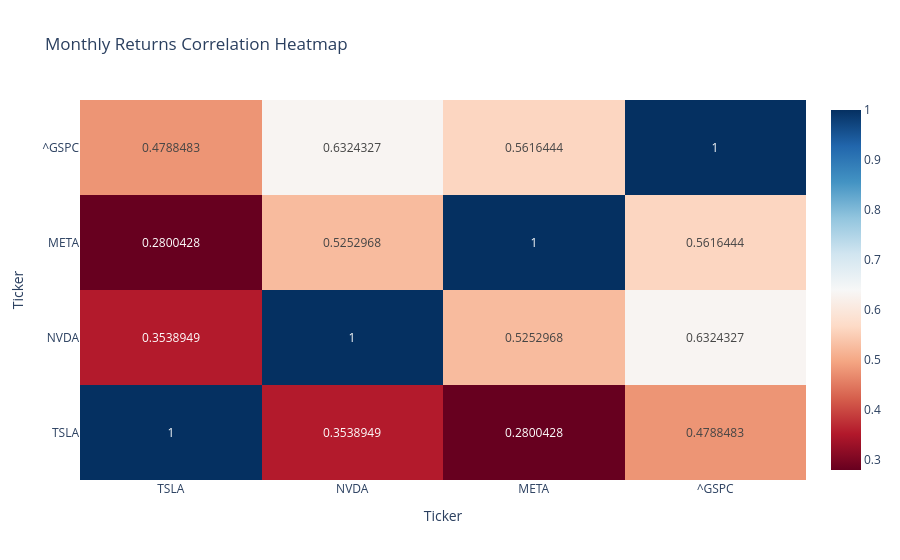

Here is the notebook cell this chart was saved with:
### Code cell
plot_corr_heatmap(corr_monthly, title="Monthly Returns Correlation Heatmap")

### Figure 1 — Plotly figure (JSON) as saved in the notebook; plotly's stock layout.template omitted (floating-point values rounded to 4 significant figures)
{"data": [{"coloraxis": "coloraxis", "hovertemplate": "Ticker: %{x}<br>Ticker: %{y}<br>color: %{z}<extra></extra>", "name": "0", "texttemplate": "%{z}", "type": "heatmap", "x": ["TSLA", "NVDA", "META", "^GSPC"], "xaxis": "x", "y": ["TSLA", "NVDA", "META", "^GSPC"], "yaxis": "y", "z": [[1, 0.3539, 0.28, 0.4788], [0.3539, 1, 0.5253, 0.6324], [0.28, 0.5253, 1, 0.5616], [0.4788, 0.6324, 0.5616, 1]], "zmax": 1, "zmin": -1}], "layout": {"coloraxis": {"colorscale": [[0, "rgb(103,0,31)"], [0.1, "rgb(178,24,43)"], [0.2, "rgb(214,96,77)"], [0.3, "rgb(244,165,130)"], [0.4, "rgb(253,219,199)"], [0.5, "rgb(247,247,247)"], [0.6, "rgb(209,229,240)"], [0.7, "rgb(146,197,222)"], [0.8, "rgb(67,147,195)"], [0.9, "rgb(33,102,172)"], [1, "rgb(5,48,97)"]]}, "title": {"text": "Monthly Returns Correlation Heatmap"}, "xaxis": {"anchor": "y", "domain": [0, 1], "title": {"text": "Ticker"}}, "yaxis": {"anchor": "x", "autorange": true, "domain": [0, 1], "title": {"text": "Ticker"}}}}
